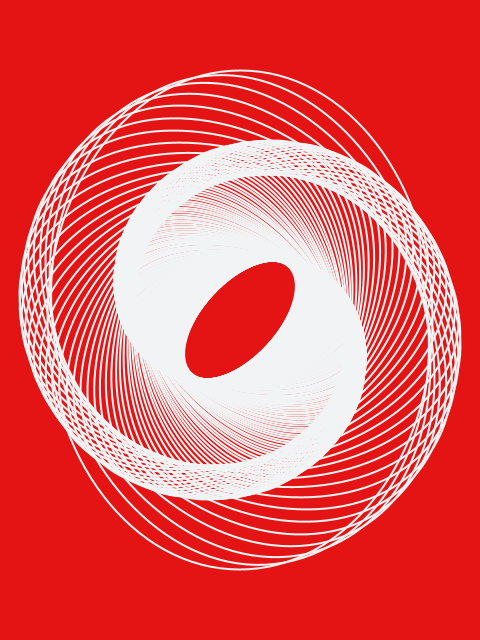
Frame 1 (no input)
Frame 2 (the mouse pressed at the canvas centre, redrawn once): identical to frame 1, image omitted

The Processing sketch that drew this single still picture (run headless with seeded random() and noise(); the mouse was pressed at the canvas centre and the sketch redrawn once):

// Processing sketch: vertigo
// ── vertigo.pde

// Manuale di Programmazione Cinematografica
// Daniele Olmisani, 2015

// Vertigo

final color PAPER = color(228, 20, 20);
final color INK = color(242, 243, 244);

int spiralSizeMin=50;
float arStart=1.3, arEnd=2.0;

void setup() {
  size(480, 640);
  noLoop();
}

void draw() {
  
  translate(width/2.0, height/2.0);
  
  background(PAPER);
  
  noFill();
  stroke(INK);
  strokeWeight(2.0);
  
  for (int i=0; i<250; i++) {
    
    float a = TWO_PI / (0.03*i+1);
    float r = 50.0 * (9.0/(0.015*i+1) + 1);
    float s = 2.0 - 70.0 / (3*i+100);
    
    pushMatrix();
      rotate(a);
      ellipse(0, 0, r/s, r);
    popMatrix();
  }
  
  save("vertigo.png");
}
